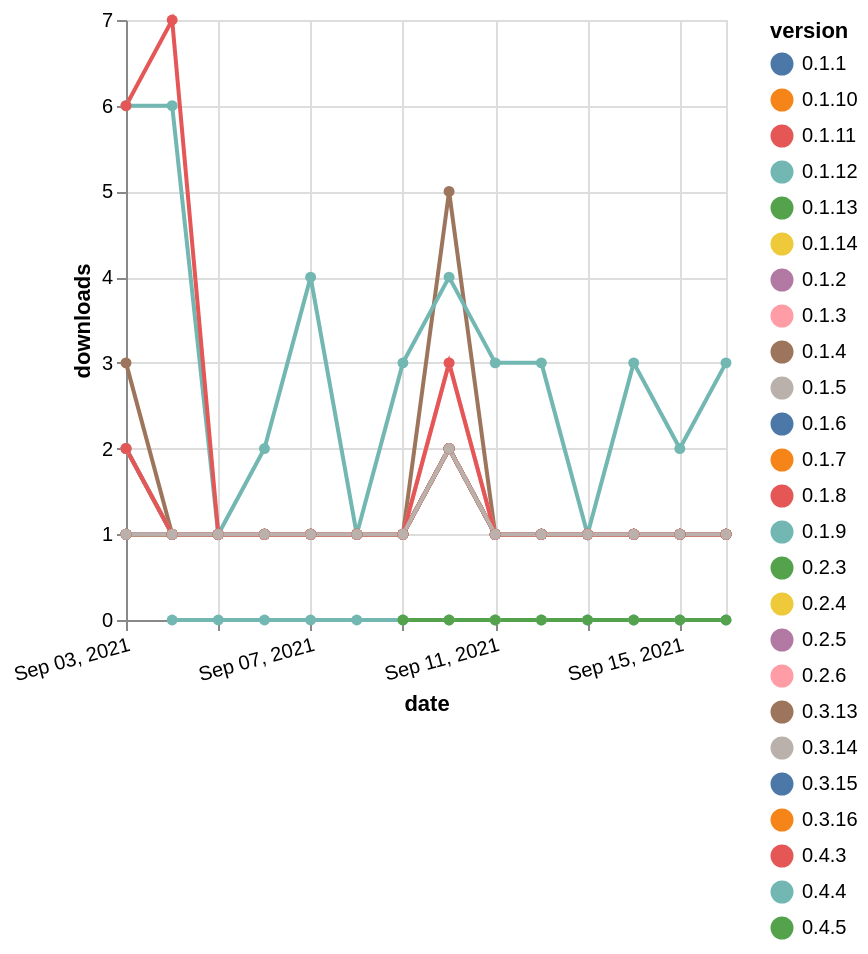

The Vega-Lite source for this figure:
### Vega-Lite specification from a JSON file in a GitHub repository (floating-point values rounded to 4 significant figures; data arrays with more than 128 entries replaced by an {"elided": "..."} marker saying what was removed)
{"$schema": "https://vega.github.io/schema/vega-lite/v5.json", "description": "A simple bar chart with embedded data.", "data": {"values": {"elided": "343 records"}}, "width": "container", "mark": {"type": "line", "point": {"filled": true}}, "encoding": {"x": {"field": "date", "type": "temporal", "timeUnit": "yearmonthdate", "title": "date", "axis": {"labelAngle": -15}}, "y": {"field": "delta", "type": "quantitative", "title": "downloads"}, "color": {"field": "version", "type": "nominal"}, "tooltip": {"field": "delta"}}}
